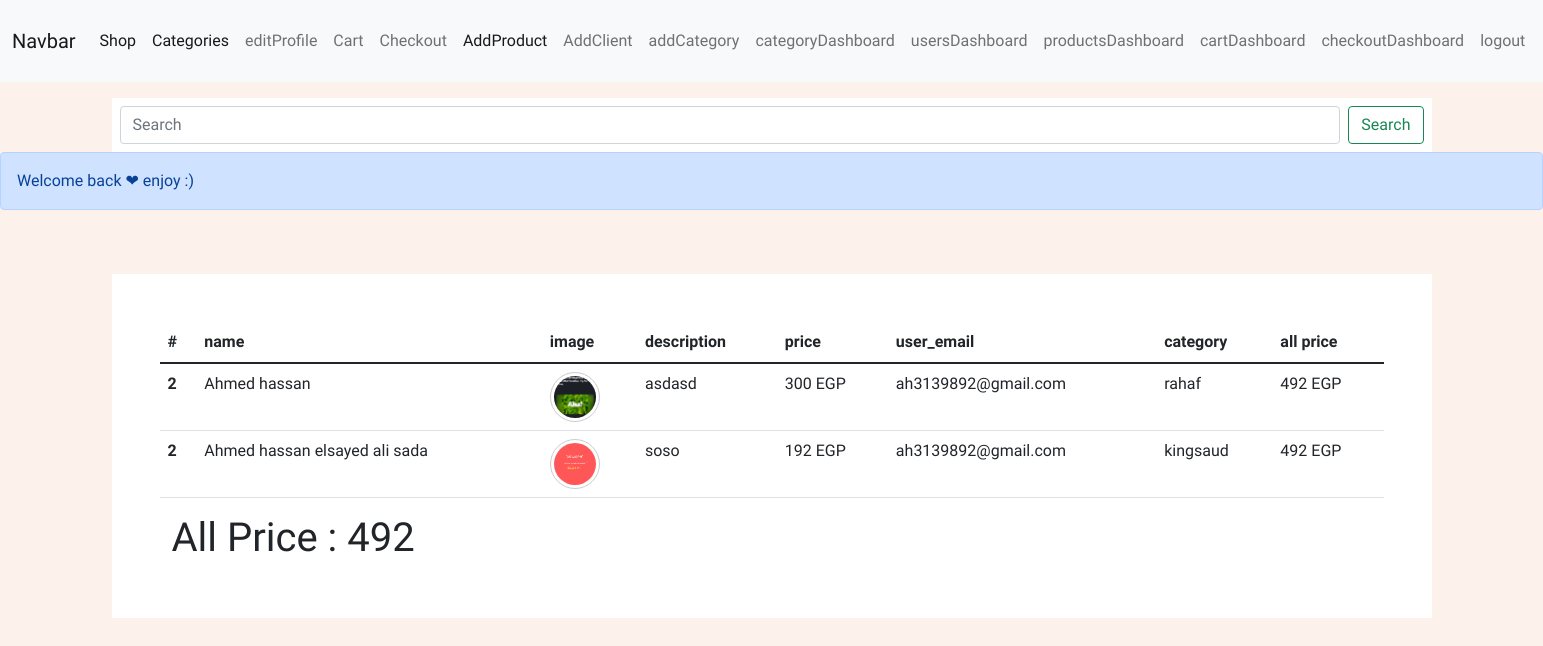
/pages/checkout.php (signed in), run on the app's committed database.
### tables this page shows
CREATE TABLE `checkout` (
  `id` int(11) NOT NULL,
  `product` varchar(200) NOT NULL,
  `order_price` int(11) NOT NULL,
  `user_email` varchar(100) NOT NULL
);

CREATE TABLE `items` (
  `id` int(11) NOT NULL,
  `name` varchar(30) NOT NULL,
  `image` varchar(200) NOT NULL,
  `description` varchar(200) NOT NULL,
  `price` int(11) NOT NULL,
  `user_email` varchar(100) NOT NULL,
  `category` varchar(100) NOT NULL
);

### pages/checkout.php (the view, shortened to what this page needs)
<?php
require_once("../inc/header.php");
$email = $_SESSION["u_email"];
$selectItems = "SELECT * FROM `checkout` WHERE user_email='$email'";
$q_checkout = mysqli_query($con, $selectItems);
while ($result = mysqli_fetch_assoc($q_checkout)) {
    $data[] = $result;
}
$select_items = "SELECT * FROM `items`";
$q_item = mysqli_query($con, $select_items);
while ($result = mysqli_fetch_assoc($q_item)) {
    $dataItems[] = $result;
}
$allPrice = [];
if (isset($_SESSION["success"])) { ?>
    <div class="alert alert-primary" role="alert">
    <?php echo $_SESSION["success"];
}
    ?>
    </div>
    <br />
    <br />
    <div class="container ">
        <div class="row p-5">
            <?php if (isset($data)) : ?>
                <table class="table">
                    <thead>
                        <tr>
                            <th scope="col">#</th>
                            <th scope="col">name</th>
                            <th scope="col">image</th>
                            <th scope="col">description</th>
                            <th scope="col">price</th>
                            <th scope="col">user_email</th>
                            <th scope="col">category</th>
                            <th scope="col">all price</th>
                        </tr>
                    </thead>
                    <tbody>
                        <?php foreach ($data as $product) : ?>
                            <?php
                            global $allPrice;
                            $allPrice[] =  $product["order_price"];
                            $exp_checkout_id = explode(",", $product["product"]);
                            ?>
                            <?php foreach ($dataItems as $item) : ?>
                                <?php if (in_array($item["id"], $exp_checkout_id)) :  ?>
                                    <tr>
                                        <th scope="row"><?php echo $product["id"]; ?></th>
                                        <td><?php echo $item["name"]; ?></td>
                                        <td><img src="../uploads/products/<?php echo $item["image"]; ?>" style="width: 50px; height: 50px;object-fit:cover;border:1px solid #CCC;border-radius:25px;padding:3px; vertical-align:bottom" /></td>
                                        <td><?php echo $item["description"]; ?></td>
                                        <td><?php echo $item["price"]; ?> EGP</td>
                                        <td><?php echo $product["user_email"]; ?></td>
                                        <td><?php echo $item["category"]; ?></td>
                                        <td><?php echo $product["order_price"]; ?> EGP</td>
                                    </tr>
                                <?php
                                endif; ?>
                            <?php endforeach; ?>
                        <?php endforeach;
                        ?>
                    </tbody>
                </table>
            <?php else : echo "no products";
            endif; ?>
            <h1>All Price : <?php echo array_sum($allPrice); ?></h1>
        </div>
    </div>
    <?php require_once("../inc/header.php"); ?>

### css/style.css (style rules this page uses)
* { -webkit-box-sizing: border-box; box-sizing: border-box; }
body { padding: 0; margin: 0; }
body { font-family: Arial, Helvetica, sans-serif; }
.container { background: #fff !important; border: none; border-radius: none; }

### css/products.css (style rules this page uses)
body { font-family: "Muli", sans-serif; background: #ddd; }

### css/product.css (style rules this page uses)
body { background-color: #fdf1ec; }

### data on the page
checkout: id "2", user_email "ah3139892@gmail.com", order_price "492"
items: name "Ahmed hassan", image (picture), description "asdasd", price "300", category "rahaf"
items: name "Ahmed hassan elsayed ali sada", image (picture), description "soso", price "192", category "kingsaud"

### other printed values
$_SESSION["success"] "Welcome back ❤ enjoy :)"
array_sum($allPrice) "492"
